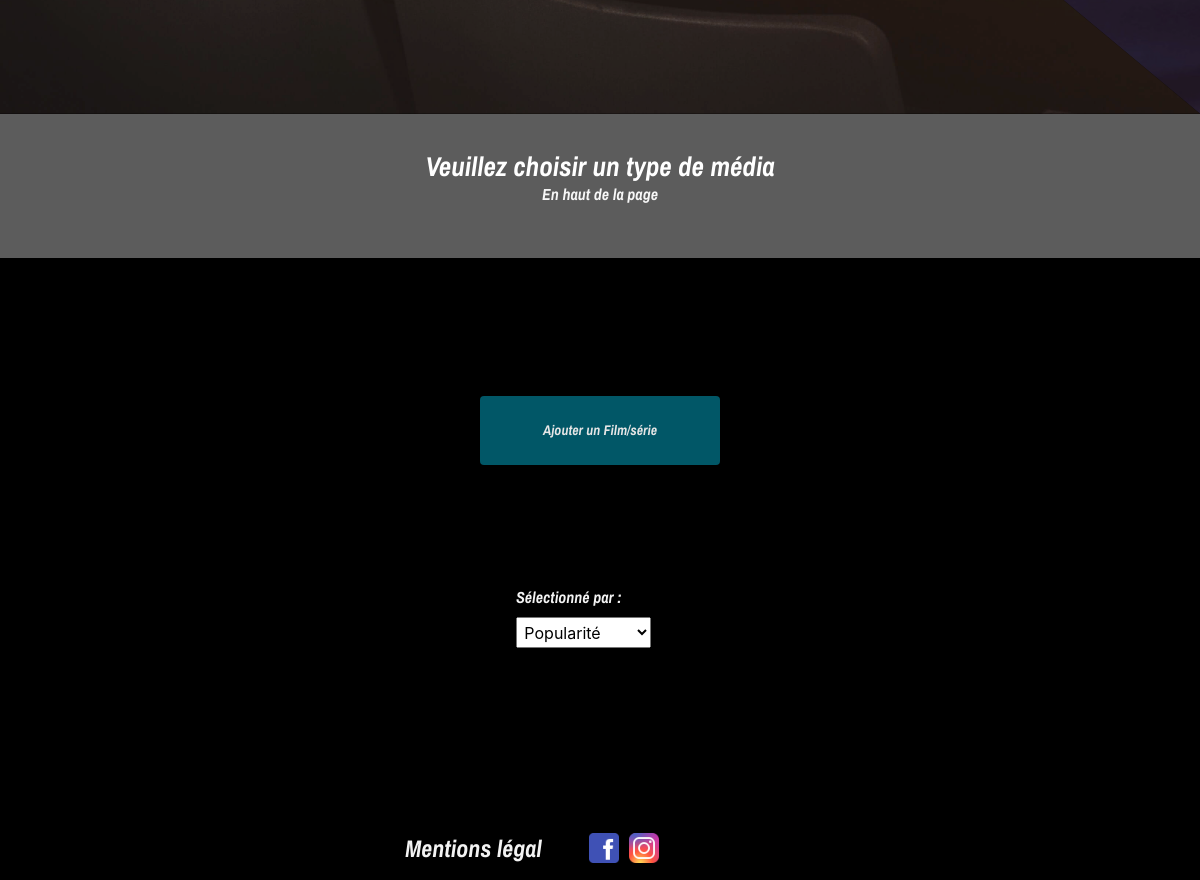
The page /global_critique.php (lower part) on the database as committed earlier.
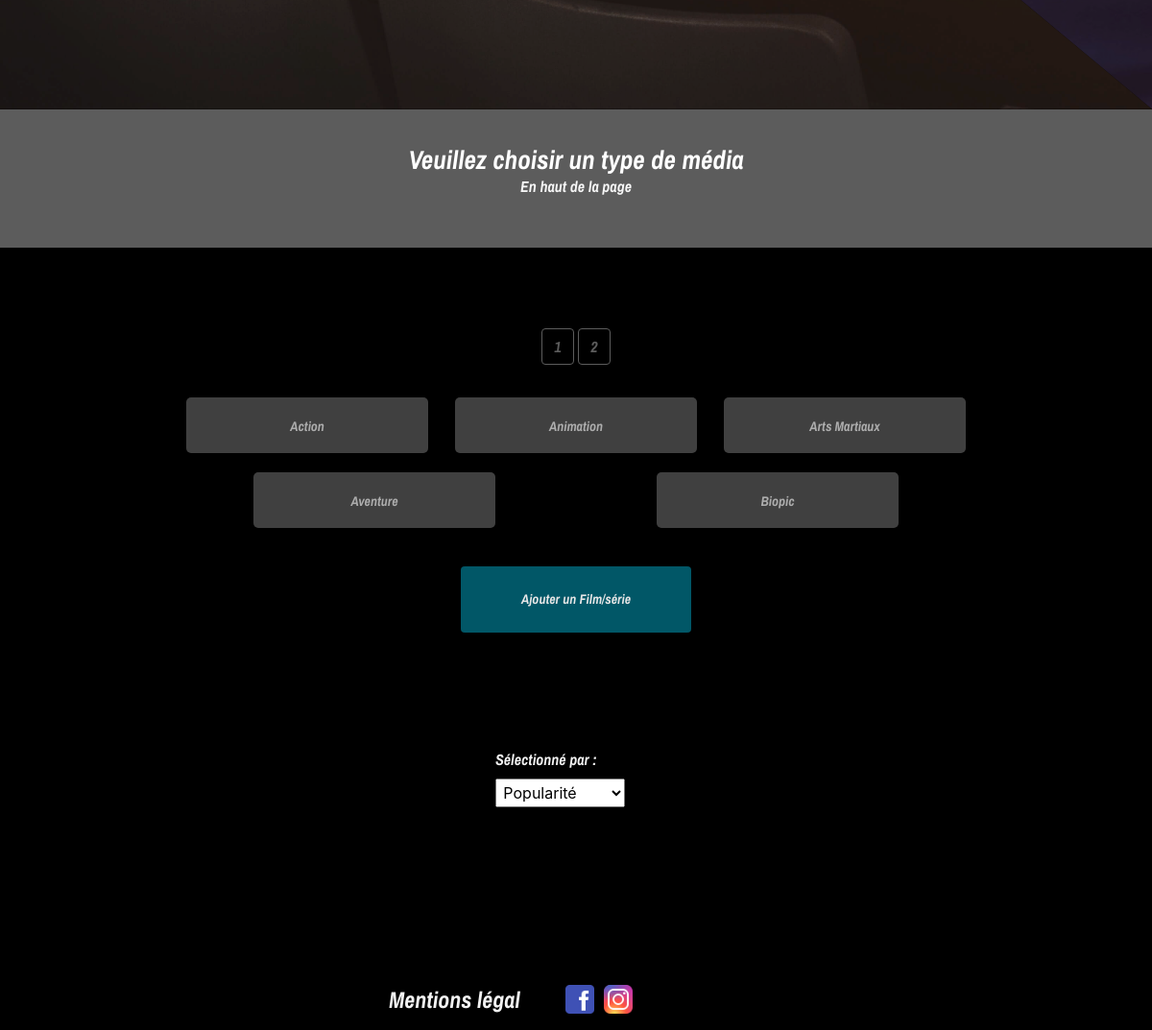
The same page on the database as committed later.
### tables this page shows
CREATE TABLE `genre` (
  `genre_id` int(11) NOT NULL,
  `genre_nom` varchar(50) NOT NULL
);

### include/showContent/global_critique_content.php (the view, shortened to what this page needs)
<?php
require_once("include/bddConfig/bdd.php");
$nbCardPerPage = 5;
try {
    $sqlAllGenre = "SELECT * FROM `genre`";
    $requeteAllGenre = $bdd->query($sqlAllGenre);
    $allGenre = $requeteAllGenre->fetchAll(PDO::FETCH_OBJ);
    if (!empty($_GET['p'])) {
        $p = $_GET['p'];
    } else {
        $p = 1;
    }
    $offset = ($p - 1) * $nbCardPerPage;
    $sqlGenre = "SELECT genre_id,genre_nom FROM genre ORDER BY genre_nom ASC LIMIT " . $offset . "," . $nbCardPerPage . ";";
    $requeteGenre = $bdd->query($sqlGenre);
    $Genre = $requeteGenre->fetchAll(PDO::FETCH_OBJ);
?>
    <div id="choice_content">
        <div id="movie_choice_content">
        </div>
    </div>
    <div id="title-intro-critique">
        <a href="#choice_content">
            <h2>Veuillez choisir un type de média </h2>
        </a>
        <p>
           En haut de la page
        </p>
    </div>
    <article id="global_content_center">
        <nav id="content-nav-genre">
            <div class="col-12">
                <?php
                $nbPage = ceil(sizeof($allGenre) / $nbCardPerPage);
                for ($i = 1; $i <= $nbPage; $i++) {
                ?>
                    <a href="global_critique.php?p=<?php echo $i; ?>#genre_content" class="btn btn-outline-secondary btn_paginationCategorie" role="button" aria-pressed="true"><?php echo $i; ?></a>
                <?php
                }
                ?>
            </div>
            <div id="genre_content">
                <?php
                foreach ($Genre as $genre) {
                ?>
                    <div class="genre">
                        <a href="#genre=<?php echo $genre->genre_id ?>"><?php echo $genre->genre_nom ?></a>
                    </div>
            <?php
                }
            } catch (PDOException $e) {
                echo $e->getMessage();
            }
            ?>
            </div>
            <div class="add_mediaContent">
                <a href="formFilmSerie.php"><button type="button" class="btn btn-primary btn_addMedia" data-toggle="modal" data-target="#news_modal">
                        Ajouter un Film/série
                    </button>
                </a>
            </div>
        </nav>
        <div id="selection_content">
            <div class="content_selection_trie">
                <label for="selection_film">Sélectionné par :</label>
                <select name="selection" id="selection_film">
                    <option value="popularité">Popularité</option>
                </select>
            </div>
        </div>
        <?php include("include/showContent/show_movie.php") ?>
    </article>

Rows that differ between the two databases and show on the page:
added genre: genre_nom "Action"
added genre: genre_nom "Animation"
added genre: genre_nom "Arts Martiaux"
added genre: genre_nom "Aventure"
added genre: genre_nom "Biopic"
Other text that changed with them:
new list line: "1"
new list line: "2"
